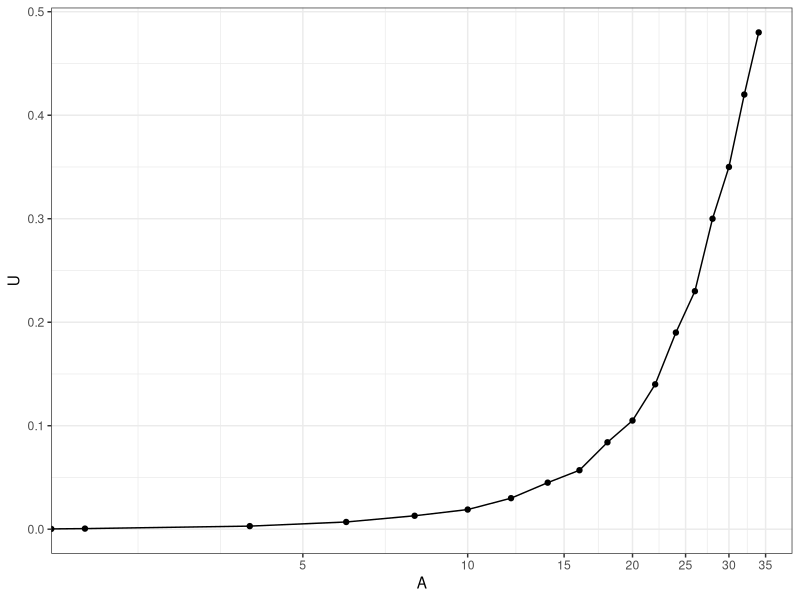

This figure's R source:
print("helloworld")

#require(ggplot2)
library(ggplot2)

dat <- read.csv('dataset1.csv', sep = '\t')

g <- ggplot(dat, aes(x = A, y = U)) +
  geom_point()+
  geom_line() +
  scale_x_log10(breaks = c(5,10,15,20,25,30,35)) +
  theme_bw()

plot(g)
